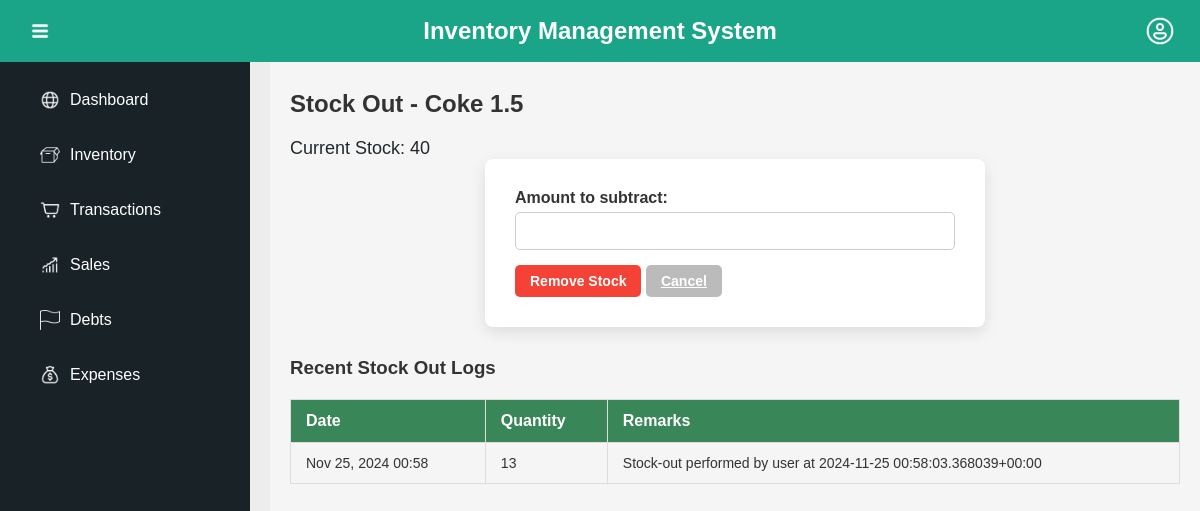
Page /inventory/stock_out/2/ on the committed database.
### ProductManagement_APP/models.py (models this page shows, shortened)
class ProductVersion(models.Model):
    product = models.ForeignKey(Product, on_delete=models.CASCADE, related_name='versions')
    supplier = models.ForeignKey(Supplier, on_delete=models.CASCADE)
    buying_price = models.DecimalField(max_digits=10, decimal_places=2)
    selling_price = models.DecimalField(max_digits=10, decimal_places=2)
    product_quantity = models.IntegerField()  # This tracks stock quantity for each product version
    batch_id = models.CharField(max_length=50)  # Unique batch ID for FIFO tracking
    date_added = models.DateTimeField(auto_now_add=True)  # Timestamp for FIFO logic
    class Meta:
        ordering = ['date_added']  # FIFO: First in first out logic based on the `date_added`

class Product(models.Model):
    product_id = models.AutoField(primary_key=True)
    product_name = models.CharField(max_length=255, unique=True)
    product_classification = models.CharField(max_length=100)
    reorder_level = models.IntegerField()
    category = models.ForeignKey(Category, on_delete=models.CASCADE)

class StockLog(models.Model):
    ACTION_CHOICES = [
        ('IN', 'Stock In'),
        ('OUT', 'Stock Out'),
    ]
    product_version = models.ForeignKey(ProductVersion, on_delete=models.CASCADE, related_name='stock_logs')
    action_type = models.CharField(max_length=10, choices=ACTION_CHOICES)
    quantity = models.PositiveIntegerField()
    timestamp = models.DateTimeField(auto_now_add=True)
    remarks = models.TextField(blank=True, null=True)

### ProductManagement_APP/views.py (the view, shortened to what this page needs)
# urls.py: path('stock_out/<int:version_id>/', views.stock_out, name='stock_out'),
def stock_out(request, version_id):
    version = get_object_or_404(ProductVersion, id=version_id)
    product_id = version.product.product_id
    stock_out_logs = version.stock_logs.filter(action_type='OUT').order_by('-timestamp')  # Added this line to get stock-out logs
    return render(request, 'inventory/stock_out.html', {'version': version, 'stock_out_logs': stock_out_logs})  # Added stock_out_logs to context

### ProductManagement_APP/templates/inventory/stock_out.html (shortened to what this page needs)
{% extends 'MGSariSari_Inventory/base.html' %}
{% block content %}
    <h2>Stock Out - {{ version.product.product_name }}</h2>
    <p>Current Stock: {{ version.product_quantity }}</p>
    <form method="POST" class="form">
        <label for="stock_out_amount">Amount to subtract:</label>
        <input type="number" id="stock_out_amount" name="stock_out_amount" min="1" max="{{ version.product_quantity }}" required>
        <button type="submit" class="button delete">Remove Stock</button>
        <a href="{% url 'ProductManagement_APP:product_versions' version.product.product_id %}" class="button cancel">Cancel</a>
    </form>
    <div class="table-container">
        <h3>Recent Stock Out Logs</h3>
        <table class="table">
            <thead>
                <tr>
                    <th>Date</th>
                    <th>Quantity</th>
                    <th>Remarks</th>
                </tr>
            </thead>
            <tbody>
                {% for log in stock_out_logs %}
                    <tr>
                        <td>{{ log.timestamp|date:"M d, Y H:i" }}</td>
                        <td>{{ log.quantity }}</td>
                        <td>{{ log.remarks|default:"-" }}</td>
                    </tr>
                {% empty %}
                    <tr>
                        <td colspan="3" class="no-data">No stock-out logs available.</td>
                    </tr>
                {% endfor %}
            </tbody>
        </table>
    </div>
{% endblock %}

### MGSariSari_Inventory/static/css/dashboard.css (style rules this page uses)
* { margin: 0; padding: 0; box-sizing: border-box; font-family: Arial, sans-serif; }
body, html { height: 100%; width: 100%; overflow: hidden; }
.main-content p { font-size: 18px; color: #20282c; margin-top: 20px; }

### ProductManagement_APP/static/inventory/dashboard.css (style rules this page uses)
* { margin: 0; padding: 0; box-sizing: border-box; font-family: Arial, sans-serif; }
body, html { height: 100%; width: 100%; overflow: hidden; }
.main-content p { font-size: 18px; color: #20282c; margin-top: 20px; }

### ProductManagement_APP/static/inventory/inventory.css (style rules this page uses)
* { margin: 0; padding: 0; box-sizing: border-box; }
body { display: flex; font-family: 'Arial', sans-serif; color: #333; background-color: #f5f5f5; margin: 0; }
.button { padding: 8px 15px; border: none; border-radius: 5px; cursor: pointer; font-size: 14px; font-weight: bold; background-color: #5cb6a4; color: #FFF; transition: background-color 0.3s; }
label { font-weight: bold; color: #333; margin-right: 10px; }
.form { max-width: 500px; margin: 0 auto; padding: 30px; background-color: #fff; border-radius: 8px; box-shadow: 0px 5px 15px rgba(0, 0, 0, 0.1); }
.form label { font-weight: bold; display: block; margin-bottom: 5px; color: #333; }
.form input[type="text"], .form input[type="number"], .form select { width: 100%; padding: 10px; margin-bottom: 15px; border: 1px solid #ccc; border-radius: 5px; font-size: 14px; }
.cancel { background-color: #bbb; }
.delete { background-color: #f44336; color: white; }
.table { width: 100%; border-collapse: collapse; margin-top: 20px; margin-bottom: 20px; }
.table thead { background-color: #f4f4f4; font-weight: bold; color: #333; }
.table th, .table td { padding: 12px 15px; text-align: left; border: 1px solid #ddd; }
.table th { background-color: #398659; color: white; }
.table td { font-size: 14px; }
.table-container { margin: 30px 0; }

### MGSariSari_Inventory/templates/MGSariSari_Inventory/base.html (style rules this page uses)
body { font-family: Arial, sans-serif; background-color: #f5f5f5; margin: 0; padding: 0; }

### rows in the picture
ProductVersion: product.product_name "Coke 1.5", product_quantity "40"
StockLog: timestamp "Nov 25, 2024 00:58", quantity "13", remarks "Stock-out performed by user at 2024-11-25 00:58:03.368039+00:00"
